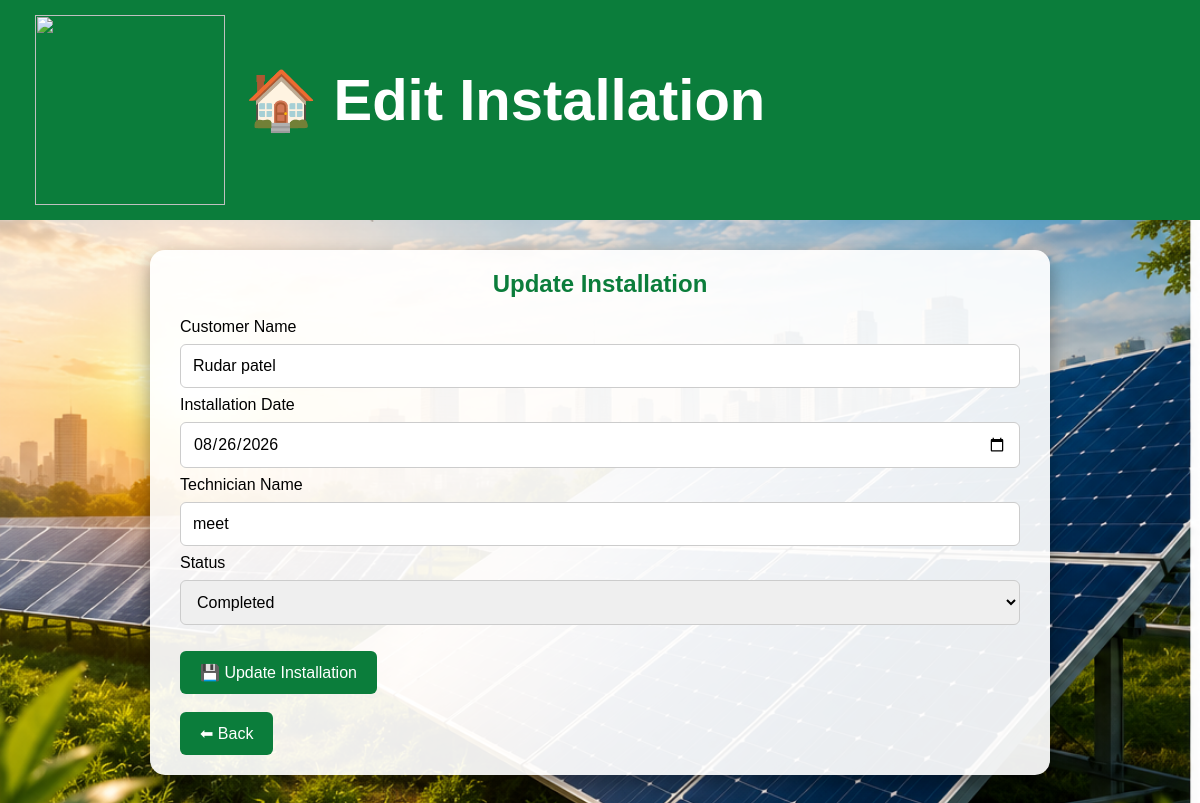
Page /edit_installation/1 on the committed database.
### tables this page shows
CREATE TABLE installations(
    id INTEGER PRIMARY KEY AUTOINCREMENT,
    customer_name TEXT,
    install_date TEXT,
    technician TEXT,
    status TEXT
);

### app.py (the view)
@app.route("/edit_installation/<int:id>")
def edit_installation(id):
    c = connect_db()
    cur = c.cursor()
    cur.execute("SELECT * FROM installations WHERE id=?", (id,))
    installation = cur.fetchone()
    c.close()
    return render_template("edit_installation.html", installation=installation)

### app.py (called while the page is built)
def connect_db():
    return sqlite3.connect("solar.db")

### templates/edit_installation.html (shortened to what this page needs)
<!DOCTYPE html>
<html>
<head>
    <link rel="stylesheet" href="{{ url_for('static', filename='style.css') }}">
</head>
<body>
<header class="header">
    <div class="header-left">
        <img src="{{ url_for('static', filename='images/logo.png') }}" class="logo">
        <h1>🏠 Edit Installation</h1>
    </div>
</header>
<div class="container">
<h2>Update Installation</h2>
<form action="/update_installation/{{ installation[0] }}" method="POST">
<label>Customer Name</label>
<input type="text" name="customer_name" value="{{ installation[1] }}" required>
<label>Installation Date</label>
<input type="date" name="install_date" value="{{ installation[2] }}" required>
<label>Technician Name</label>
<input type="text" name="technician" value="{{ installation[3] }}" required>
<label>Status</label>
<select name="status">
    <option {% if installation[4]=='Completed' %}selected{% endif %}>Completed</option>
</select>
<br><br>
<button type="submit">💾 Update Installation</button>
</form>
<br>
<a href="/installation">
    <button type="button">⬅ Back</button>
</a>
</div>
</body>
</html>

### static/style.css (style rules this page uses)
* { margin:0; padding:0; box-sizing:border-box; font-family:Arial, Helvetica, sans-serif; }
body { background:url("/static/images/background.jpg"); background-size:cover; background-repeat:no-repeat; background-position:center; background-attachment:fixed; }
.header { width:100%; background:#0b7d3b; display:flex; justify-content:space-between; align-items:center; padding:15px 35px; }
.header-left { display:flex; align-items:center; }
.logo { width:190px; height:190px; object-fit:contain; }
.header h1 { color:white; font-size:58px; margin-left:20px; font-weight:bold; }
.container { width:90%; max-width:900px; margin:30px auto; background:rgba(255,255,255,0.92); padding:20px 30px; border-radius:15px; box-shadow:0 8px 20px rgba(0,0,0,.4); }
h1,h2,h3 { color:#0b7d3b; text-align:center; margin-bottom:20px; }
input, select, textarea { width:100%; padding:12px; margin:8px 0; border:1px solid #ccc; border-radius:6px; font-size:16px; }
button { background:#0b7d3b; color:white; border:none; padding:12px 20px; border-radius:6px; cursor:pointer; font-size:16px; transition:.3s; }
a { text-decoration:none; }

### rows in the picture
installations: customer_name "Rudar patel", install_date "08/26/2026", technician "meet", status "Completed"
